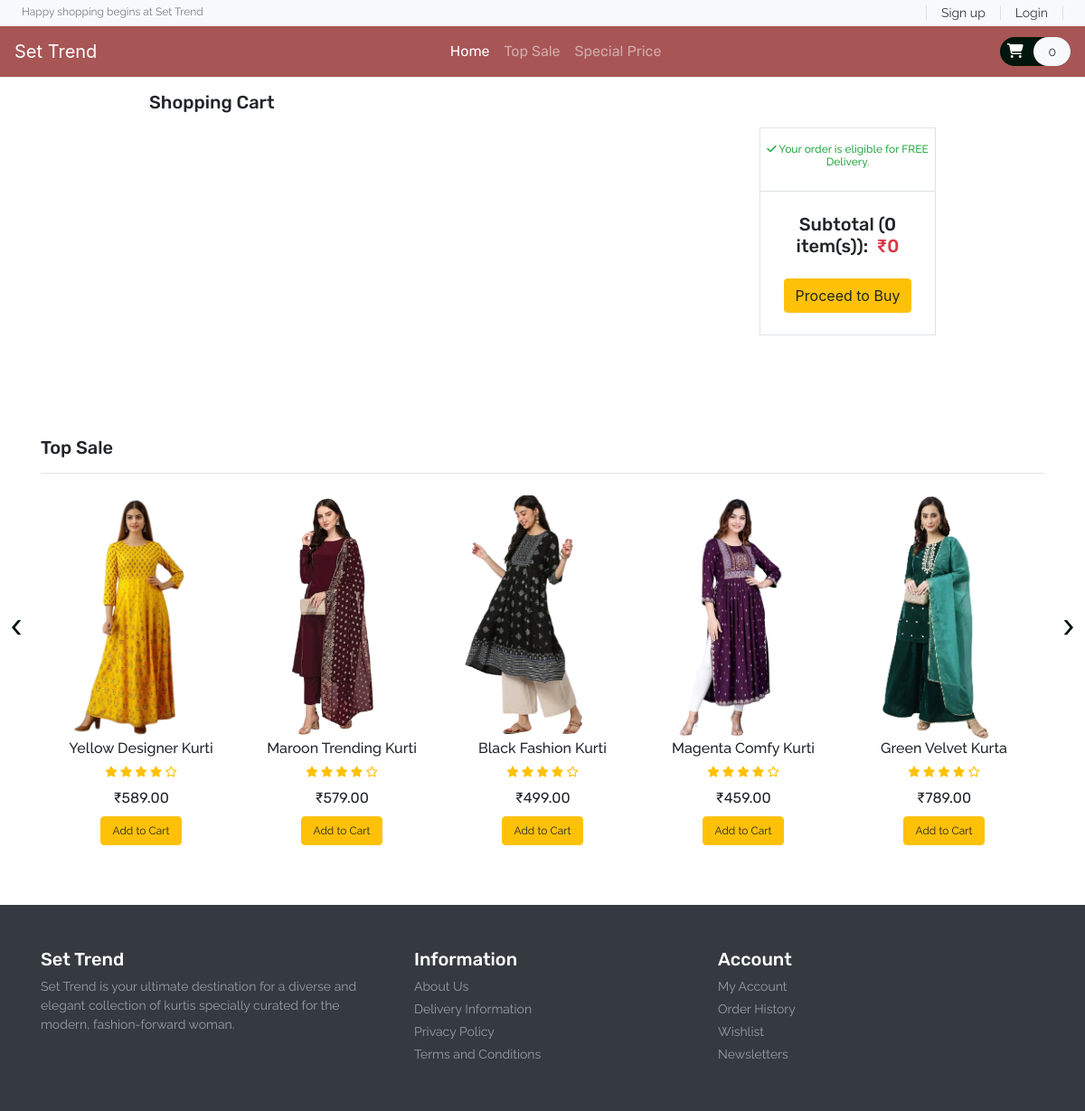
The app's page /cart.php with its own data.
### tables this page shows
CREATE TABLE `product` (
  `item_id` int(11) NOT NULL,
  `item_brand` varchar(200) NOT NULL,
  `item_name` varchar(255) NOT NULL,
  `item_price` double(10,2) NOT NULL,
  `item_image` varchar(255) NOT NULL,
  `item_register` datetime DEFAULT NULL
);

### cart.php (called while the page is built, shortened)
<?php
    include('header.php');
?>
<?php
    include('Template/_cart-template.php');
    include('Template/_top-sale.php');
?>
<?php
    include('footer.php');
?>

### database/DBController.php (called while the page is built, shortened)
<?php
class DBController
{
    protected $host = 'localhost';
    protected $user = 'root';
    protected $password = '';
    protected $database = "settrend";
    public function __construct()
    {
        $this->con = mysqli_connect($this->host, $this->user, $this->password, $this->database);
    }
}

### functions.php (called while the page is built)
<?php
require ('database/DBController.php');
require ('database/Product.php');
require ('database/Cart.php');
$db = new DBController();
$product = new Product($db);
$product_shuffle = $product->getData();
$Cart = new Cart($db );

### database/Product.php (called while the page is built, shortened)
<?php
class Product
{
    public $db = null;
    public function __construct(DBController $db)
    {
        $this->db = $db;
    }
    public function getData($table = 'product'){
        $result = $this->db->con->query("SELECT * FROM {$table}");
        $resultArray = array();
        while ($item = mysqli_fetch_array($result, MYSQLI_ASSOC)){
            $resultArray[] = $item;
        }
        return $resultArray;
    }
}

### Template/_top-sale.php (the view, shortened to what this page needs)
<?php
    shuffle($product_shuffle);
?>
<section id="top-sale">
    <div class="container py-5">
        <h4 class="font-rubik font-size-20">Top Sale</h4>
        <hr>
        <div class="owl-carousel owl-theme">
            <?php foreach($product_shuffle as $item){?>
            <div class="item py-2">
                <div class="product font-rale">
                    <div class="d-flex flex-column">
                        <a href="<?php printf('%s?item_id=%s','product.php',$item['item_id']) ?>"><img src="<?php echo $item['item_image'] ?? "./img/Shop/a1.png"; ?>" alt="product1" style="height:270px;width:auto;"></a>
                        <div class="text-center">
                            <h6><?php echo $item['item_name'] ?? "Unknown"; ?></h6>
                            <div class="rating text-warning font-size-12">
                                <span><i class="fas fa-star"></i></span>
                                <span><i class="fas fa-star"></i></span>
                                <span><i class="fas fa-star"></i></span>
                                <span><i class="fas fa-star"></i></span>
                                <span><i class="far fa-star"></i></span>
                            </div>
                            <div class="price py-2 font-rubik">
                                <span> &#8377;<?php echo $item['item_price'] ?? '0'; ?></span>
                            </div>
                            <form method="post">
                                <?php
                                    if(in_array($item['item_id'],$Cart->getCartId($product->getData('cart'))??[])){
                                        echo '<button type="submit" disabled class="btn btn-success font-size-12">In the Cart</button>';
                                    }
                                    else{
                                        echo '<button type="submit" name="top_sale_submit" class="btn btn-warning font-size-12">Add to Cart</button>';
                                    }
                                ?>
                            </form>
                        </div>
                    </div>
                </div>
            </div>
            <?php } ?>
        </div>
    </div>
</section>

### header.php (shortened to what this page needs)
<!DOCTYPE html>
<html lang="en">
<head>
    <link rel="stylesheet" href="https://stackpath.bootstrapcdn.com/bootstrap/4.4.1/css/bootstrap.min.css">
    <link rel="stylesheet" href="https://cdnjs.cloudflare.com/ajax/libs/OwlCarousel2/2.3.4/assets/owl.carousel.min.css" />
    <link rel="stylesheet" href="https://cdnjs.cloudflare.com/ajax/libs/OwlCarousel2/2.3.4/assets/owl.theme.default.min.css" />
    <link rel="stylesheet" href="https://cdnjs.cloudflare.com/ajax/libs/font-awesome/6.4.2/css/all.min.css" />
    <link rel="stylesheet" href="HTML Template/style.css">
    <?php
      require('functions.php');
    ?>
</head>
<body>
        <header id="header">
            <div class="strip d-flex justify-content-between px-4 py-1 bg-light">
                <p class="font-rale font-size-12 text-black-50 m-0">Happy shopping begins at Set Trend</p>
                <div class="font-rale font-size-14">
                    <?php
                      if(isset($_SESSION["userid"])){
                        echo "<a href='includes/logout.inc.php' class='px-3 border-right text-dark' style='text-decoration:none;'>Logout</a>";
                      }
                      else{
                        echo "<a href='signup.php' class='px-3 border-right border-left text-dark' style='text-decoration:none;'>Sign up</a>";
                        echo "<a href='login.php' class='px-3 border-right text-dark' style='text-decoration:none;'>Login</a>";
                      }
                    ?>
                </div>
            </div>
            <nav class="navbar navbar-expand-lg navbar-dark color-second-bg">
                <a class="navbar-brand" href="index.php">Set Trend</a>
                <div class="collapse navbar-collapse" id="navbarNav">
                  <ul class="navbar-nav m-auto font-rubik">
                    <li class="nav-item active">
                      <a class="nav-link" href="index.php">Home</a>
                    </li>
                    <li class="nav-item">
                      <a class="nav-link" href="index.php#top-sale">Top Sale</a>
                    </li>
                    <li class="nav-item">
                      <a class="nav-link" href="index.php#special-price">Special Price</a>
                    </li>
                  </ul>
                  <form action="#" class="font-size-14 font-rale">
                    <a href="cart.php" class="py-2 rounded-pill color-primary-bg" style="text-decoration:none;">
                        <span class="font-size-16 px-2 text-white"><i class="fas fa-shopping-cart"></i></span>
                        <span class="px-3 py-2 rounded-pill text-dark bg-light"><?php if(isset($_SESSION["userid"])) { echo count($product->getData('cart'));}else{echo '0';} ?></span>
                    </a>
                  </form>
                </div>
              </nav>
        </header>
        <main id="main-site">

### Template/_cart-template.php (shortened to what this page needs)
<section id="cart" class="py-3 mb-5">
    <div class="container-fluid w-75">
        <h5 class="font-rubik font-size-20">Shopping Cart</h5>
            <div class="row">
                <div class="col-sm-9">
                </div>
                <div class="col-sm-3">
                    <div class="sub-total border text-center mt-2">
                        <h6 class="font-size-12 font-rale text-success py-3"><i class="fas fa-check"></i> Your order is eligible for FREE Delivery.</h6>
                        <div class="border-top py-4">
                            <h5 class="font-rubik font-size-20">Subtotal (<?php echo isset($subTotal) ? count($subTotal) : 0; ?> item(s)):&nbsp; <span class="text-danger">&#8377;<span class="text-danger" id="deal-price"><?php echo isset($subTotal) ? $Cart->getSum($subTotal) : 0 ?></span> </span> </h5>
                            <button type="submit" class="btn btn-warning mt-3">Proceed to Buy</button>
                        </div>
                    </div>
                </div>
            </div>
    </div>
</section>

### footer.php (shortened to what this page needs)
</main>
        <footer id="footer" class="bg-dark text-white py-5">
            <div class="container">
                <div class="row">
                    <div class="col-lg-4 col-12">
                        <h4 class="font-rubik font-size-20">Set Trend</h4>
                        <p class="font-size-14 font-rale text-white-50">Set Trend is your ultimate destination for a diverse and elegant collection of kurtis specially curated for the modern, fashion-forward woman.</p>
                    </div>
                    <div class="col-lg-4 col-12 pl-5">
                        <h4 class="font-rubik font-size-20">Information</h4>
                        <div class="d-flex flex-column flex-wrap">
                            <a href="#" class="font-rale font-size-14 text-white-50 pb-1">About Us</a>
                            <a href="#" class="font-rale font-size-14 text-white-50 pb-1">Delivery Information</a>
                            <a href="#" class="font-rale font-size-14 text-white-50 pb-1">Privacy Policy</a>
                            <a href="#" class="font-rale font-size-14 text-white-50 pb-1">Terms and Conditions</a>
                        </div>
                    </div>
                    <div class="col-lg-4 col-12 pl-1">
                        <h4 class="font-rubik font-size-20">Account</h4>
                        <div class="d-flex flex-column flex-wrap">
                            <a href="#" class="font-rale font-size-14 text-white-50 pb-1">My Account</a>
                            <a href="#" class="font-rale font-size-14 text-white-50 pb-1">Order History</a>
                            <a href="#" class="font-rale font-size-14 text-white-50 pb-1">Wishlist</a>
                            <a href="#" class="font-rale font-size-14 text-white-50 pb-1">Newsletters</a>
                        </div>
                    </div>
                </div>
            </div>
        </footer>
</body>
</html>

### HTML Template/style.css (style rules this page uses)
button, button:focus { outline: none !important; box-shadow: none !important; }
.font-rale { font-family: "Raleway", cursive; }
.font-rubik { font-family: "Rubik", cursive; }
.font-size-12 { font-size: 12px; }
.font-size-14 { font-size: 14px; }
.font-size-16 { font-size: 16px; }
.font-size-20 { font-size: 20px; }
.color-primary-bg { background: #00150b; }
.color-second-bg { background: #a75555; }
#top-sale .owl-carousel .item .product a { overflow: hidden; }
#top-sale .owl-carousel .item .product img { transition: transform 0.5s ease; }

### records on screen
product: item_image (picture), item_name "Yellow Designer Kurti", item_price "589.00"
product: item_image (picture), item_name "Maroon Trending Kurti", item_price "579.00"
product: item_image (picture), item_name "Black Fashion Kurti", item_price "499.00"
product: item_image (picture), item_name "Magenta Comfy Kurti", item_price "459.00"
product: item_image (picture), item_name "Green Velvet Kurta", item_price "789.00"
